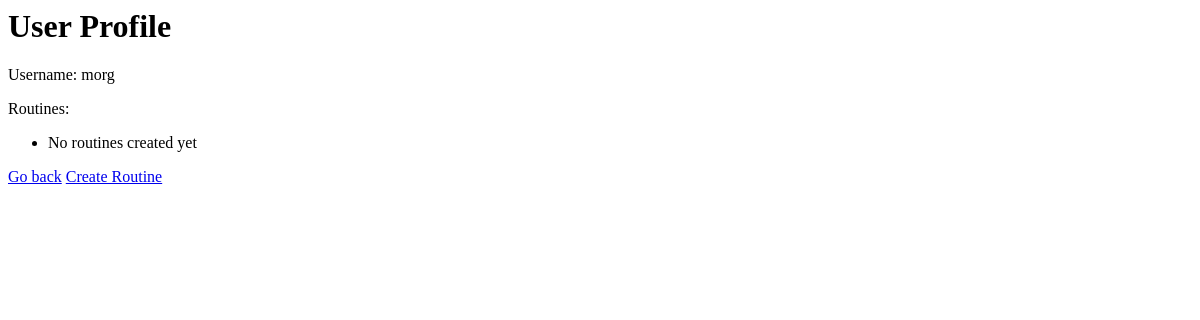
The app's page /profile/ (signed in), older data.
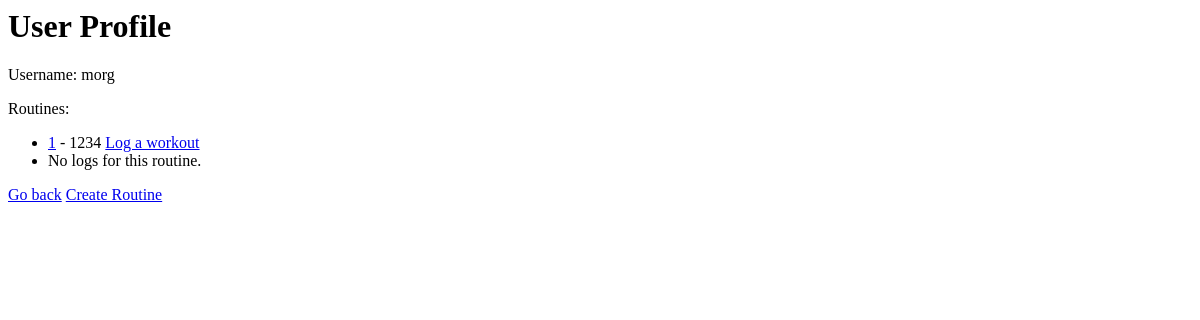
The same page, newer data.
### fitnesslogger/models.py (models this page shows, shortened)
class UserProfile(models.Model):
    user = models.OneToOneField(User, on_delete=models.CASCADE, related_name='profile')

### routines/models.py (models this page shows, shortened)
class Routine(models.Model):
    user = models.ForeignKey(UserProfile, on_delete=models.CASCADE, default = 1)
    name = models.CharField(max_length=100)
    description = models.TextField(blank = True)

### fitnesslogger/views.py (the view)
# urls.py: path("profile/", views.userprofile, name = "profile"),
@login_required
def userprofile(request):
    userprofile = UserProfile.objects.get(user = request.user)
    routines = Routine.objects.filter(user = userprofile)
    logs = WorkoutLog.objects.filter(user = userprofile)
    print(logs)
    return render(request, "fitnesslogger/userprofile.html", {"userprofile": userprofile, "routines": routines, "logs": logs})

### fitnesslogger/templates/fitnesslogger/userprofile.html
{% load static %}
{% block content %}
  <h1>User Profile</h1>
  <p>Username: {{ userprofile.user.username }}</p>
  <p>Routines:</p>
  <ul>
    {% for routine in routines %}
      <li><a href="{%url 'routines:routine_detail' routine.id %}">{{ routine.name }}</a> - {{ routine.description }} <a href="{% url 'logs:create_log' routine.id %}">Log a workout</a></li>
      {% for log in logs %}
        <a href="{% url 'logs:log' log.id %}">Log on {{log.date}}</a>
        {%empty%}
        <li>No logs for this routine.</li>
      {% endfor %}
      {%empty%}
      <li>No routines created yet</li>
    {% endfor %}
  </ul>
  <a href="{%url 'home' %}">Go back</a>
  <a href="{%url 'routines:create_routine' %}">Create Routine</a>
{% endblock %}

Row changes from the older to the newer data that the page shows:
added Routine: name "1", description "1234"
Text that changed along with them:
text no longer shown: "No routines created yet"
